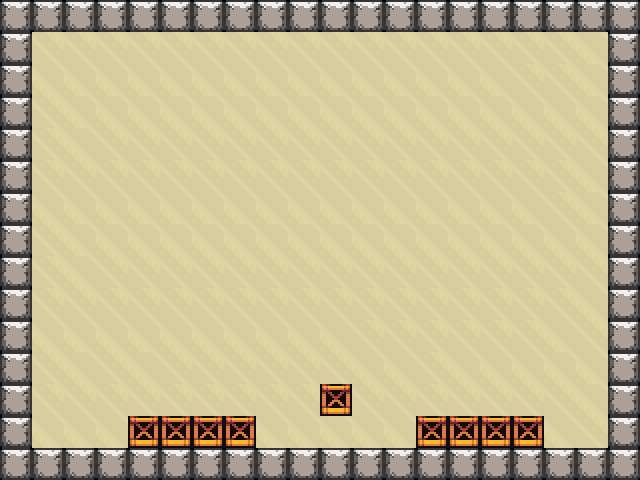

Tiled map render using the project's own tile images. Description and the whole map definition, tile-layer contents included, below:
An orthogonal 20x15 tile map with 32x32 px tiles, 1 tile layer (Camada de Tiles 1), 2 tilesets.

<map version="1.2" tiledversion="1.2.3" orientation="orthogonal" renderorder="right-down" width="20" height="15" tilewidth="32" tileheight="32" infinite="0" nextlayerid="2" nextobjectid="1">
 <tileset firstgid="1" source="background.tsx" />
 <tileset firstgid="29" source="blocos.tsx" />
 <layer id="1" name="Camada de Tiles 1" width="20" height="15">
  <data encoding="csv">
76,76,76,76,76,76,76,76,76,76,76,76,76,76,76,76,76,76,76,76,
76,13,13,13,13,13,13,13,13,13,13,13,13,13,13,13,13,13,14,76,
76,27,27,27,27,27,27,27,27,27,27,27,27,27,27,27,13,13,14,76,
76,13,14,14,14,14,14,14,14,14,14,14,14,14,14,14,14,14,14,76,
76,13,14,28,28,28,28,28,28,28,28,28,28,28,28,28,28,28,28,76,
76,13,13,13,13,13,13,13,13,13,13,13,13,13,13,13,13,13,14,76,
76,27,27,27,27,27,27,27,27,27,27,27,27,27,27,27,27,13,14,76,
76,13,14,14,14,14,14,14,14,14,14,14,14,14,14,14,14,14,14,76,
76,13,14,28,28,28,28,28,28,28,28,28,28,28,28,28,28,28,28,76,
76,13,13,13,13,13,13,13,13,13,13,13,13,13,13,13,13,13,14,76,
76,27,27,27,27,27,27,27,27,27,27,13,13,13,13,13,13,14,28,76,
76,13,14,13,14,13,13,13,13,13,13,27,27,13,14,14,14,14,14,76,
76,13,13,13,13,13,13,13,13,13,86,13,13,13,13,13,13,13,14,76,
76,27,27,27,86,86,86,86,27,27,27,27,27,86,86,86,86,27,28,76,
76,76,76,76,76,76,76,76,76,76,76,76,76,76,76,76,76,76,76,76
</data>
 </layer>
</map>